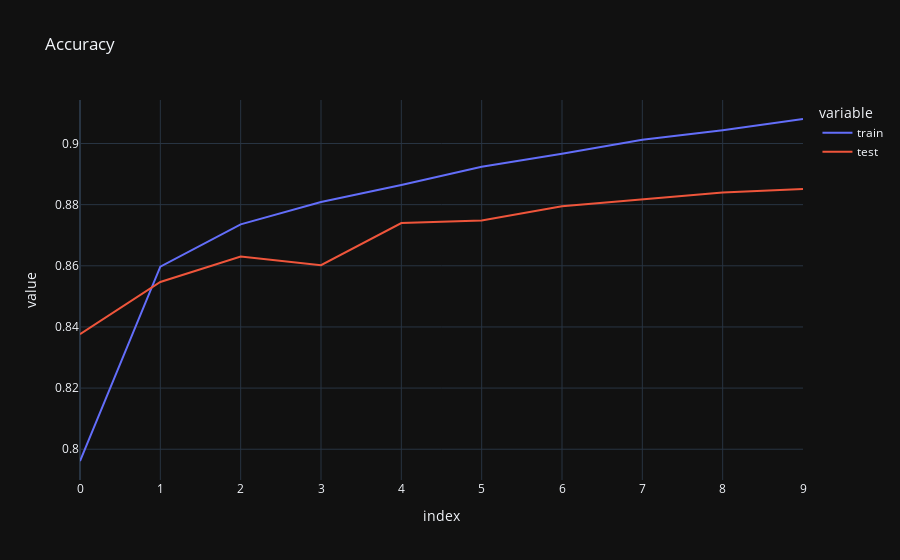
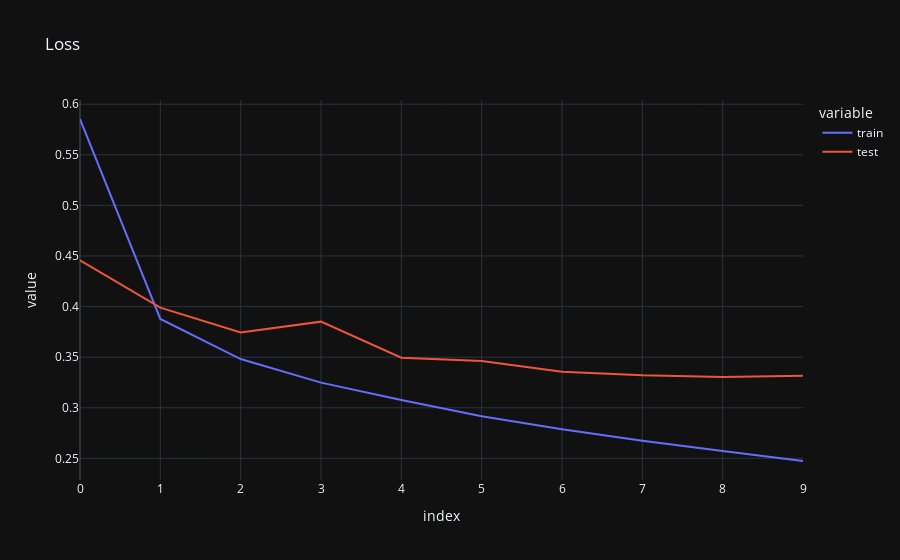

Write notebook code for charts like these, in order.
### Code cell
accuracy_history = pd.DataFrame({
    'train': history.history['accuracy'],
    'test': history.history['val_accuracy']
})

loss_history = pd.DataFrame({
    'train': history.history['loss'],
    'test': history.history['val_loss']
})

px.line(accuracy_history, title='Accuracy').show()
px.line(loss_history, title='Loss').show()

### Figure 1 — Plotly figure (JSON) as saved in the notebook; plotly's stock layout.template omitted (floating-point values rounded to 4 significant figures)
{"data": [{"hovertemplate": "variable=train<br>index=%{x}<br>value=%{y}<extra></extra>", "legendgroup": "train", "line": {"color": "#636efa", "dash": "solid"}, "marker": {"symbol": "circle"}, "mode": "lines", "name": "train", "orientation": "v", "showlegend": true, "type": "scatter", "x": [0, 1, 2, 3, 4, 5, 6, 7, 8, 9], "xaxis": "x", "y": [0.7962, 0.8597, 0.8736, 0.8809, 0.8864, 0.8924, 0.8967, 0.9012, 0.9043, 0.908], "yaxis": "y"}, {"hovertemplate": "variable=test<br>index=%{x}<br>value=%{y}<extra></extra>", "legendgroup": "test", "line": {"color": "#EF553B", "dash": "solid"}, "marker": {"symbol": "circle"}, "mode": "lines", "name": "test", "orientation": "v", "showlegend": true, "type": "scatter", "x": [0, 1, 2, 3, 4, 5, 6, 7, 8, 9], "xaxis": "x", "y": [0.8376, 0.8547, 0.863, 0.8602, 0.874, 0.8748, 0.8795, 0.8817, 0.884, 0.8851], "yaxis": "y"}], "layout": {"legend": {"title": {"text": "variable"}, "tracegroupgap": 0}, "title": {"text": "Accuracy"}, "xaxis": {"anchor": "y", "domain": [0, 1], "title": {"text": "index"}}, "yaxis": {"anchor": "x", "domain": [0, 1], "title": {"text": "value"}}}}

### Figure 2 — Plotly figure (JSON) as saved in the notebook; plotly's stock layout.template omitted (floating-point values rounded to 4 significant figures)
{"data": [{"hovertemplate": "variable=train<br>index=%{x}<br>value=%{y}<extra></extra>", "legendgroup": "train", "line": {"color": "#636efa", "dash": "solid"}, "marker": {"symbol": "circle"}, "mode": "lines", "name": "train", "orientation": "v", "showlegend": true, "type": "scatter", "x": [0, 1, 2, 3, 4, 5, 6, 7, 8, 9], "xaxis": "x", "y": [0.5854, 0.3877, 0.3481, 0.3248, 0.3076, 0.2915, 0.2787, 0.2675, 0.2572, 0.2474], "yaxis": "y"}, {"hovertemplate": "variable=test<br>index=%{x}<br>value=%{y}<extra></extra>", "legendgroup": "test", "line": {"color": "#EF553B", "dash": "solid"}, "marker": {"symbol": "circle"}, "mode": "lines", "name": "test", "orientation": "v", "showlegend": true, "type": "scatter", "x": [0, 1, 2, 3, 4, 5, 6, 7, 8, 9], "xaxis": "x", "y": [0.4458, 0.399, 0.3745, 0.3851, 0.3494, 0.3463, 0.3356, 0.332, 0.3304, 0.3316], "yaxis": "y"}], "layout": {"legend": {"title": {"text": "variable"}, "tracegroupgap": 0}, "title": {"text": "Loss"}, "xaxis": {"anchor": "y", "domain": [0, 1], "title": {"text": "index"}}, "yaxis": {"anchor": "x", "domain": [0, 1], "title": {"text": "value"}}}}
